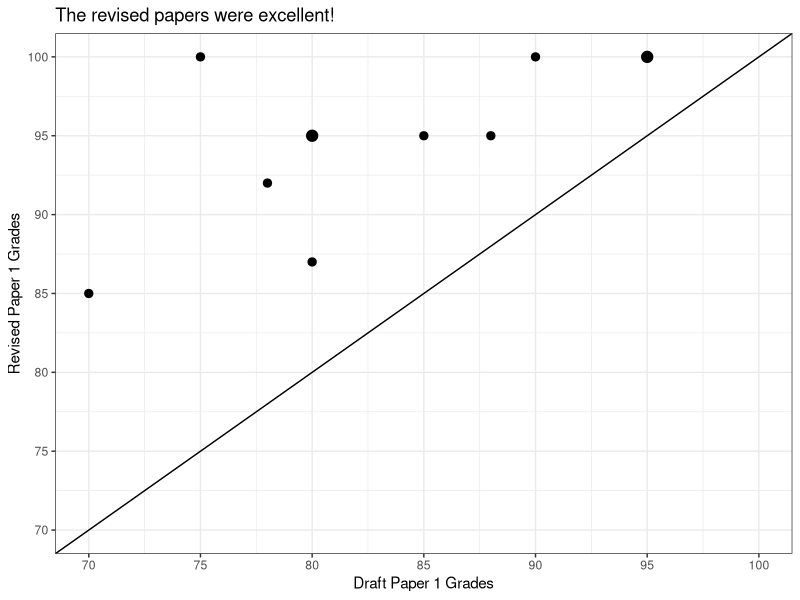

The R script that drew this image: (Note: this script raises an error after producing the figure.)
## ---- chunk 1
library(tidyverse)
library(readxl)
## ---- chunk 2
grades <- tribble(
  ~Draft, ~Draft2, ~Revised, ~Revised2,
  58, "F", 58, "F",
  80, "B-", 95, "A",
  95, "A", 100, "A",
  78, "C+", 92, "A-",
  95, "A", 100, "A",
  80, "B-", 95, "A",
  85, "B", 95, "A",
  70, "C-", 85, "B",
  80, "B-", 87, "B+",
  90, "A-", 100, "A",
  88, "B+", 95, "A",
  75, "C", 100, "A"
) |>
  mutate(
    Draft2_f = factor(Draft2, levels = c("F", "D-", "D", "D+", "C-", "C", "C+", "B-", "B", "B+", "A-", "A")),
    Revised2_f = factor(Revised2, levels = c("F", "D-", "D", "D+", "C-", "C", "C+", "B-", "B", "B+", "A-", "A"))
  )

# table(grades$Draft2)
# table(grades$Revised2)

# grades |>
#   ggplot(aes(x = Draft2_f)) +
#   geom_bar() +
#   theme_bw() +
#   scale_x_discrete(drop=FALSE) +
#   scale_y_continuous(limits = c(0, 8), breaks = 1:8)
# 
# grades |>
#   ggplot(aes(x = Revised2_f)) +
#   geom_bar() +
#   theme_bw() +
#   scale_x_discrete(drop=FALSE) +
#   scale_y_continuous(limits = c(0, 8), breaks = 1:8)
  
grades |>
  ggplot(aes(x = Draft, y = Revised)) +
  geom_count() +
  scale_size_area(max_size = 3.5) +
  theme_bw() +
  scale_x_continuous(limits = c(70, 100), breaks = seq(70, 100, 5)) +
  scale_y_continuous(limits = c(70, 100), breaks = seq(70, 100, 5)) +
  geom_abline(slope = 1, intercept = 0) +
  labs(x = "Draft Paper 1 Grades", y = "Revised Paper 1 Grades",
       title = "The revised papers were excellent!")  +
  theme(legend.position = "none")
## ---- chunk 3
knitr::include_graphics('Images/12-1-consumers_v2.png')
## ---- chunk 4
knitr::include_graphics('Images/12-1-manufacturing_v2.png')
## ---- chunk 5
knitr::include_graphics('Images/10-1-Ostrom_Cover.jpg')
## ---- chunk 6
knitr::include_graphics('Images/13-1-ostrom.jpg')
## ---- chunk 7
knitr::include_graphics('Images/10-1-Ostrom_Cover2.jpg')
## ---- chunk 8
knitr::include_graphics('Images/13-1-ostrom.jpg')
## ---- chunk 9
knitr::include_graphics('Images/13-1-ostrom.jpg')
## ---- chunk 10
knitr::include_graphics('Images/13-1-ocean.jpg')
## ---- chunk 11
knitr::include_graphics('Images/13-1-cod-fish.jpg')
## ---- chunk 12
tibble(
  "Resource Systems" = c("Fishing Grounds"),
  "Resource Units" = c("Tons of fish")
) |>
  kableExtra::kbl(align = c("l", "c")) |>
  kableExtra::kable_styling(font_size = 40) |>
  kableExtra::column_spec(1, width = "13em") |>
  kableExtra::column_spec(2, width = "13em")
## ---- chunk 13
tibble(
  "Resource Systems" = c("Fishing Grounds", "Groundwater Basins", "Irrigation Canals"),
  "Resource Units" = c("Tons of fish", "Cubic meters of water", "Cubic meters of water")
) |>
  kableExtra::kbl(align = c("l", "c")) |>
  kableExtra::kable_styling(font_size = 40) |>
  kableExtra::column_spec(1, width = "13em") |>
  kableExtra::column_spec(2, width = "13em")
## ---- chunk 14
tibble(
  "Resource Systems" = c("Fishing Grounds", "Groundwater Basins", "Irrigation Canals", "Public Grazing Areas"),
  "Resource Units" = c("Tons of fish", "Cubic meters of water", "Cubic meters of water", "Tons of fodder")
) |>
  kableExtra::kbl(align = c("l", "c")) |>
  kableExtra::kable_styling(font_size = 40) |>
  kableExtra::column_spec(1, width = "13em") |>
  kableExtra::column_spec(2, width = "13em")
## ---- chunk 15
tibble(
  "Resource Systems" = c("Fishing Grounds", "Groundwater Basins", "Irrigation Canals", "Public Grazing Areas"),
  "Resource Units" = c("Tons of fish", "Cubic meters of water", "Cubic meters of water", "Tons of fodder")
) |>
  add_row(`Resource Systems` = "River", `Resource Units` = "Tons of waste absorbed") |>
  kableExtra::kbl(align = c("l", "c")) |>
  kableExtra::kable_styling(font_size = 40) |>
  kableExtra::column_spec(1, width = "13em") |>
  kableExtra::column_spec(2, width = "13em")
## ---- chunk 16
tibble(
  "Resource Systems" = c("Fishing Grounds", "Groundwater Basins", "Irrigation Canals", "Public Grazing Areas"),
  "Resource Units" = c("Tons of fish", "Cubic meters of water", "Cubic meters of water", "Tons of fodder")
) |>
  add_row(`Resource Systems` = "River", `Resource Units` = "Tons of waste absorbed") |>
  add_row(`Resource Systems` = "Parking Lot", `Resource Units` = "Parking spaces filled") |>
  #add_row(`Resource Systems` = "Bridge", `Resource Units` = "?") |>
  kableExtra::kbl(align = c("l", "c")) |>
  kableExtra::kable_styling(font_size = 40) |>
  kableExtra::column_spec(1, width = "13em") |>
  kableExtra::column_spec(2, width = "13em")
## ---- chunk 17
tibble(
  "Resource Systems" = c("Fishing Grounds", "Groundwater Basins", "Irrigation Canals", "Public Grazing Areas"),
  "Resource Units" = c("Tons of fish", "Cubic meters of water", "Cubic meters of water", "Tons of fodder")
) |>
  add_row(`Resource Systems` = "River", `Resource Units` = "Tons of waste absorbed") |>
  add_row(`Resource Systems` = "Parking Lot", `Resource Units` = "Parking spaces filled") |>
  add_row(`Resource Systems` = "Bridge", `Resource Units` = "Number of crossings") |> #
  kableExtra::kbl(align = c("l", "c")) |>
  kableExtra::kable_styling(font_size = 35) |>
  kableExtra::column_spec(1, width = "13em") |>
  kableExtra::column_spec(2, width = "13em")
